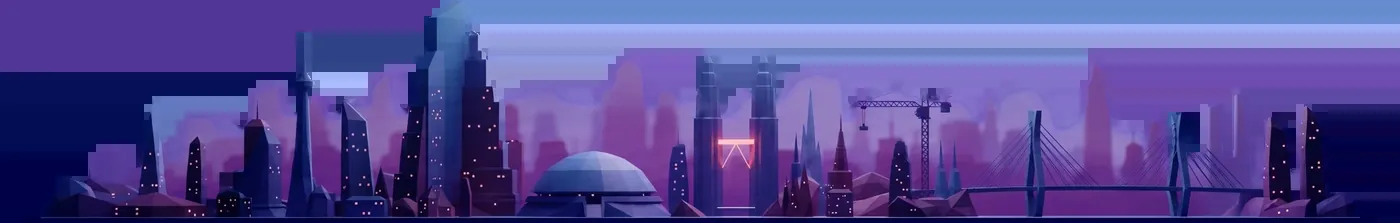
#> input picture img/lp/city-far.webp, 1400 x 223 px
$ python -i import_gemini.py   (imports and definitions only)
#> lines starting #> are read from the running program, lines starting #| are printed output that depends on the picture
"""Cut Gemini renders from gemini-raw/ into the light low-poly scene set the site uses.

Usage:  python tools/import_gemini.py       (needs Pillow, numpy, scipy)
Reads   gemini-raw/<name>.(png|jpg|webp)
Writes  img/lp/*.webp  and  scene.json
Missing files are skipped, so layers can be added one by one. Prompts: docs/gemini/PROMPTS.md

The set (all low-poly, small after compression):
  sun-lp                       black background, blended with CSS `screen`  -> img/lp/sun.webp
  hills-lp                     blue chroma key                              -> img/lp/hills.webp
  city-far-lp, city-near-lp    blue chroma key                              -> img/lp/city-far.webp, city-near.webp
  shore-lp-<season>            blue chroma key, 4 seasons                   -> img/lp/shore-<season>.webp
"""
import json
from pathlib import Path

import numpy as np
from PIL import Image
from scipy import ndimage

ROOT = Path(__file__).resolve().parent.parent
RAW = ROOT / "gemini-raw"
OUT = ROOT / "img" / "lp"
SEASONS = ("spring", "summer", "autumn", "winter")
# target widths: enough for a 1440 px screen at the scale the page uses, nothing more
W_SHORE, W_CITY, W_HILLS, W_SUN = 1500, 1400, 1400, 512


def load(name):
    for ext in (".png", ".jpg", ".jpeg", ".webp"):
        p = RAW / (name + ext)
        if p.exists():
            return Image.open(p).convert("RGB")
    print(f"skip  {name} (not found)")
    return None


def fit(im, width):
    if im.width > width:
        im = im.resize((width, round(im.height * width / im.width)), Image.LANCZOS)
    return im


def save(im, name, quality=80):
    OUT.mkdir(parents=True, exist_ok=True)
    path = OUT / f"{name}.webp"
    im.save(path, "WEBP", quality=quality, method=6, alpha_quality=85)
    print(f"write {path.relative_to(ROOT)}  {im.size}  {path.stat().st_size // 1024} KB")
    return f"img/lp/{path.name}"


def key_auto(im, crop=None, strict=False):
    """Key out a flat background of any colour (blue here), without a key-coloured halo.
    1. key colour = median of the frame border; alpha from the colour distance;
    2. colours are un-mixed from the key; blue-tinted pixels (old background shining through
       soft edges) are cut (strict) or limited (not strict: ice and violet shadows keep some blue);
    3. semi-transparent pixels take the colour of the nearest solid pixel;
    4. the matte is eroded a little and softened.
    crop='v' crops empty rows above/below the content."""
    a = np.asarray(im).astype(np.float32)
    b = 6
    border = np.concatenate([a[:b].reshape(-1, 3), a[-b:].reshape(-1, 3),
                             a[:, :b].reshape(-1, 3), a[:, -b:].reshape(-1, 3)])
    key = np.median(border, axis=0)
    d = np.linalg.norm(a - key, axis=2)
    a0 = np.clip((d - 50) / 70, 0, 1)
    a0 = a0 * a0 * (3 - 2 * a0)
    safe = np.maximum(a0, 1e-3)[..., None]
    rgb = np.clip((a - (1 - a0)[..., None] * key) / safe, 0, 255)
    kc = int(np.argmax(key))
    others = [i for i in range(3) if i != kc]
    ex = rgb[..., kc] - np.maximum(rgb[..., others[0]], rgb[..., others[1]])
    lo, span, lim = (12, 70, 8) if strict else (70, 60, 70)
    a0 = a0 * np.clip(1 - (ex - lo) / span, 0, 1)
    rgb[..., kc] = np.minimum(rgb[..., kc], np.maximum(rgb[..., others[0]], rgb[..., others[1]]) + lim)
    solid = a0 > 0.92
    idx = ndimage.distance_transform_edt(~solid, return_distances=False, return_indices=True)
    filled = rgb[idx[0], idx[1]]
    for c in range(3):
        filled[..., c] = ndimage.gaussian_filter(filled[..., c], 1.5)
    wr = np.clip((1 - a0) * 1.8, 0, 1)[..., None] * (~solid)[..., None]
    rgb = np.clip(rgb * (1 - wr) + filled * wr, 0, 255)
    alpha = ndimage.minimum_filter(a0, size=3)
    alpha = ndimage.gaussian_filter(alpha, 0.7)
    alpha = np.clip((alpha - 0.12) / 0.88, 0, 1)
    out = Image.fromarray(np.dstack([rgb, alpha * 255]).astype(np.uint8), "RGBA")
    if crop == "v":
        bbox = out.getchannel("A").point(lambda v: 255 if v > 24 else 0).getbbox()
        if bbox:
            out = out.crop((0, bbox[1], out.width, bbox[3]))
    return out


def main():
    layers, seasons = {}, {}

    if (im := load("sun-lp")):
        layers["sun"] = save(fit(im, W_SUN), "sun", 82)        # black stays black, CSS blends with `screen`
    if (im := load("hills-lp")):
        layers["hills"] = save(key_auto(fit(im, W_HILLS), "v"), "hills")
    if (im := load("city-far-lp")):
        layers["city-far"] = save(key_auto(fit(im, W_CITY), "v"), "city-far")
    if (im := load("city-near-lp")):
        layers["city-near"] = save(key_auto(fit(im, W_CITY), "v"), "city-near")
    for s in SEASONS:
        if (im := load(f"shore-lp-{s}")):
            seasons[s] = {"shore": save(key_auto(fit(im, W_SHORE), "v", strict=s != "winter"), f"shore-{s}")}

    (ROOT / "scene.json").write_text(json.dumps({"layers": layers, "seasons": seasons}, indent=1), encoding="utf-8")
    total = sum(p.stat().st_size for p in OUT.glob("*.webp")) if OUT.exists() else 0
    print(f"scene.json updated. img/lp total: {total // 1024} KB")


# [2 lines not run here, left out]

>>> import cv2
>>> picture = cv2.imread('../img/lp/city-far.webp', cv2.IMREAD_GRAYSCALE)
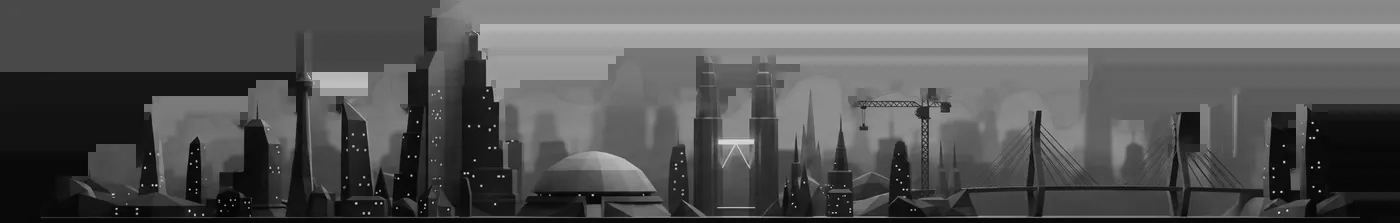
#> picture: shape (223, 1400); min 1, max 237, mean 85.8
>>> result = key_auto(picture)
#> in key_auto, `key = np.median(border, axis=0)`: key = [73, 73, 73]
#> (the run stopped early here; a loop or call above may not have finished)

$ run again, on img/lp/shore-spring.webp
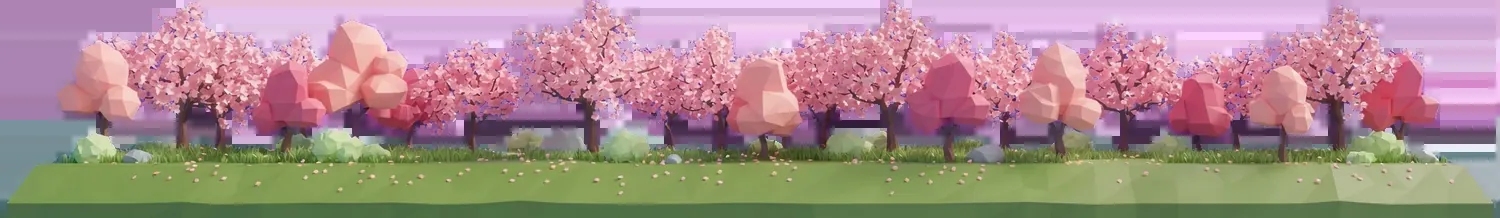
#> input picture img/lp/shore-spring.webp, 1500 x 218 px
#> `picture = cv2.imread('../img/lp/city-far.webp', cv2.IMREAD_GRAYSCALE)`:
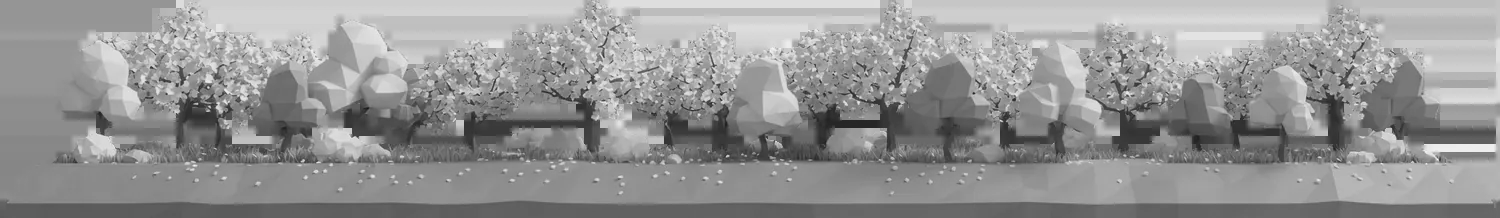
#> picture: shape (218, 1500); min 21, max 251, mean 149
#> key = [149, 149, 149]

$ run again, on img/lp/shore-summer.webp
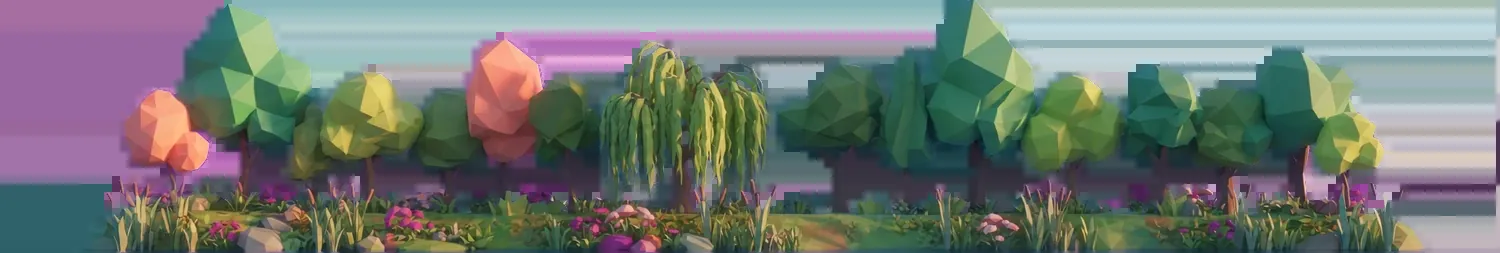
#> input picture img/lp/shore-summer.webp, 1500 x 253 px
#> `picture = cv2.imread('../img/lp/city-far.webp', cv2.IMREAD_GRAYSCALE)`:
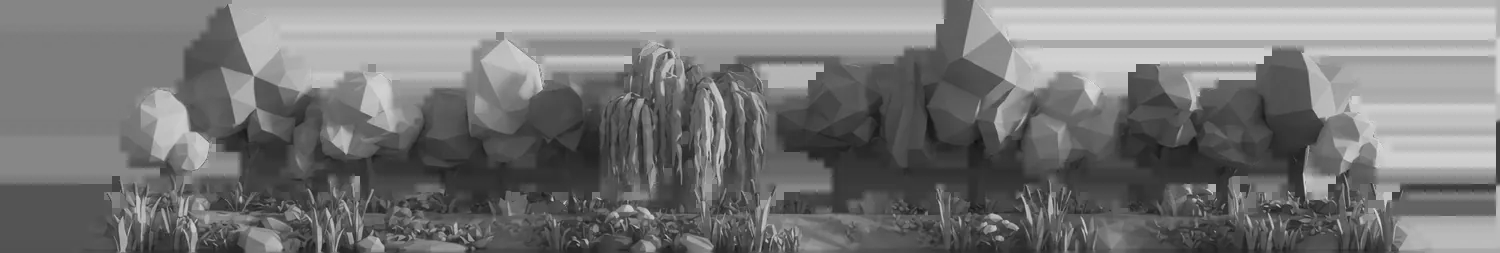
#> picture: shape (253, 1500); min 16, max 227, mean 119.1
#> key = [133, 133, 133]

$ run again, on img/lp/shore-winter.webp
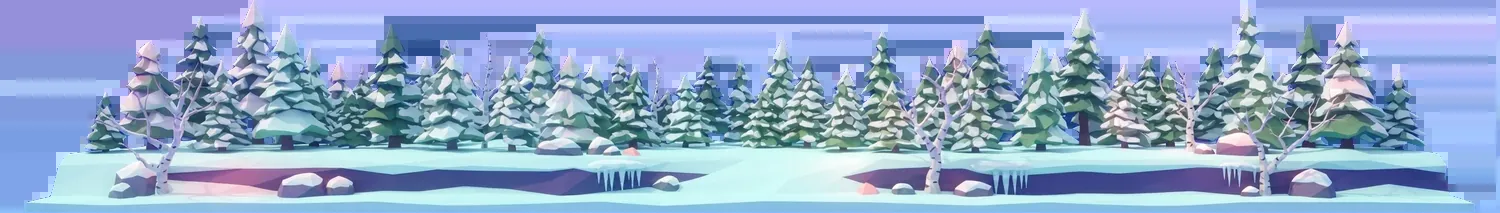
#> input picture img/lp/shore-winter.webp, 1500 x 213 px
#> `picture = cv2.imread('../img/lp/city-far.webp', cv2.IMREAD_GRAYSCALE)`:
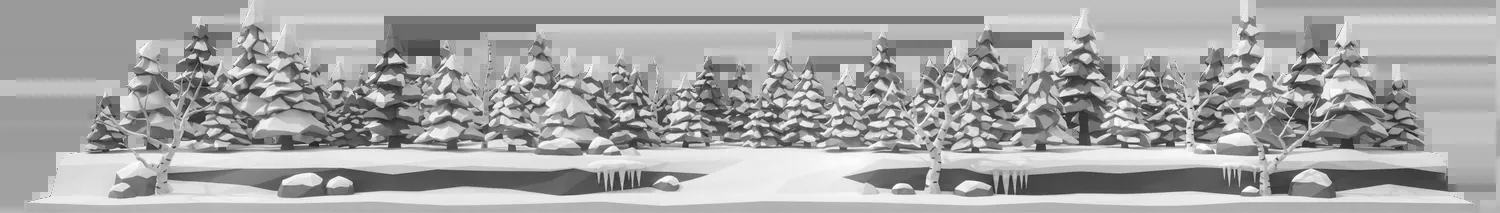
#> picture: shape (213, 1500); min 28, max 255, mean 166.3
#> key = [179, 179, 179]
